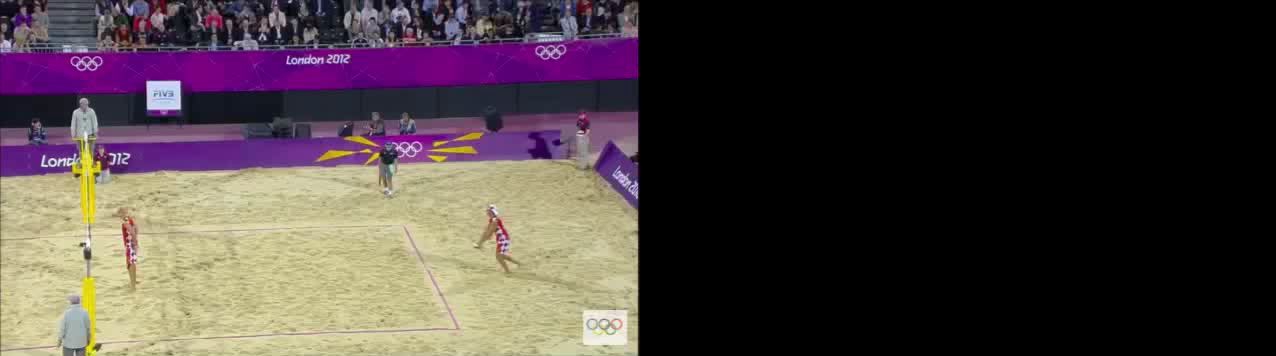
#> input picture frame 12 of testOpenCV/panorama.mov, 1276 x 356 px
$ python calcDistance.py   (Python 2 division)
#> lines starting #> are read from the running program, lines starting #| are printed output that depends on the picture; after the words box and inside, x2 and y2 are one past the last pixel; in counts of white or black regions, pixels touching at a corner belong together; pictures that were not available may be replaced by others from this repository, and a replacement may not be noted
import cv2
import cv2.cv as cv
import numpy as np
import numpy.linalg as la

def checkJump(firstPlayerPosList, secondPlayerPosList, playerIndex):
	# the initial idea to check jumping is to see every 20 frames
	# if the offset in y direction is above a certain threshold and in x direction is below a threshold,
	# consider it as a jump
	playerBeforePosX = firstPlayerPosList[playerIndex][0][0]
	playerAfterPosX = secondPlayerPosList[playerIndex][0][0]
	playerBeforePosY = firstPlayerPosList[playerIndex][0][1]
	playerAfterPosY = secondPlayerPosList[playerIndex][0][1]

	if playerIndex < 2:
		if playerBeforePosY - playerAfterPosY >= 14 and abs(playerBeforePosX - playerAfterPosX) <= 10:
			return True
	else:
		if playerBeforePosY - playerAfterPosY >= 25 and abs(playerBeforePosX - playerAfterPosX) <= 10:
		#if abs(playerbeforePosY - playerAfterPosY) >= 20:
			return True

	return False

def calculatePlayerDistancePerFrame(oldFramePos, newFramePos):
	distances = [0.0,0.0,0.0,0.0]
	normalValue = 8.0 / 200
	for index in range(0, 4):
		distance = normalValue * la.norm(oldFramePos[index][0] - newFramePos[index][0])
		distances[index] = distance
	return distances

if (__name__ == "__main__"):

	# params for ShiTomasi corner detection
	feature_params = dict( maxCorners = 100,
		qualityLevel = 0.3,
		minDistance = 7,
		blockSize = 7 )

	# Parameters for lucas kanade optical flow
	lk_params = dict( winSize  = (15,15),
		maxLevel = 2,
		criteria = (cv2.TERM_CRITERIA_EPS | cv2.TERM_CRITERIA_COUNT, 20, 0.03))

	# Create some random colors
	color = np.random.randint(0,255,(100,3))

	#need to be filled in
	playerPos = np.float32(np.array([[[91, 209]],[[152, 133]], [[309, 171]],[[538, 161]]]))
	playerPos = np.float32(np.array([[[91, 208]],[[152, 132]], [[309, 171]],[[536, 159]]]))

	jumpTrackingPos = np.float32(np.array([[[98, 63]],[[174.5, 60]], [[209, 80.5]],[[487.5, 207.5]]]))

	cap = cv2.VideoCapture('panorama.mov')
	_, frame = cap.read()
#> frame is the input picture: shape (356, 1276, 3); mean B, G, R 61.2, 61.5, 72

	capJump = cv2.VideoCapture('beachVolleyball1.mov')
	ret, frameJump = capJump.read()

	grayOld = cv2.cvtColor(frame, cv2.COLOR_BGR2GRAY)
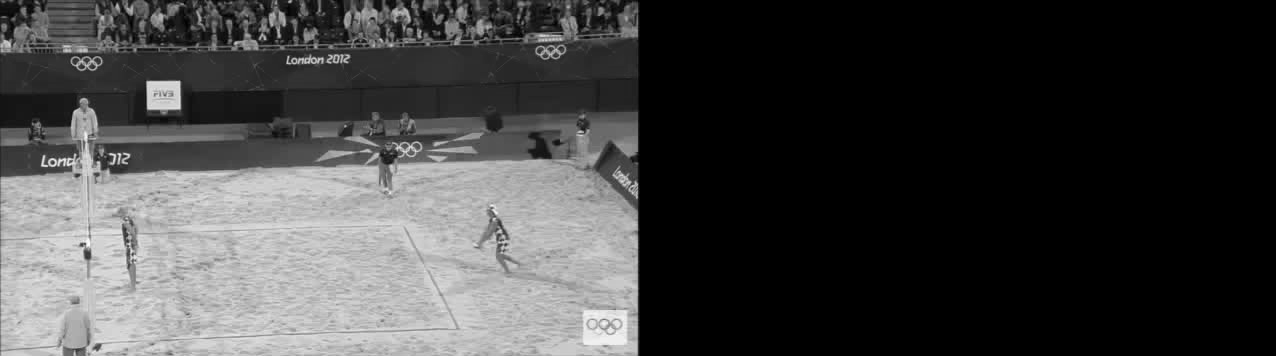
#> grayOld: shape (356, 1276); min 0, max 253, mean 64.6

	grayOldJump = cv2.cvtColor(frameJump, cv2.COLOR_BGR2GRAY)

	cumulatedDistances = [0.0, 0.0, 0.0, 0.0]

	frameIndex = 0
	jumpFlag = [False] * 4
	afterJumpCounter = [0] * 4
	checkJumpWindow = 28

	jumpTrackingPosList = []
	jumpTrackingPosList.append(jumpTrackingPos.copy())


	cumulatedJumps = [0, 0, 0, 0]

	dashBoard = cv2.imread('dashBoard.jpg')
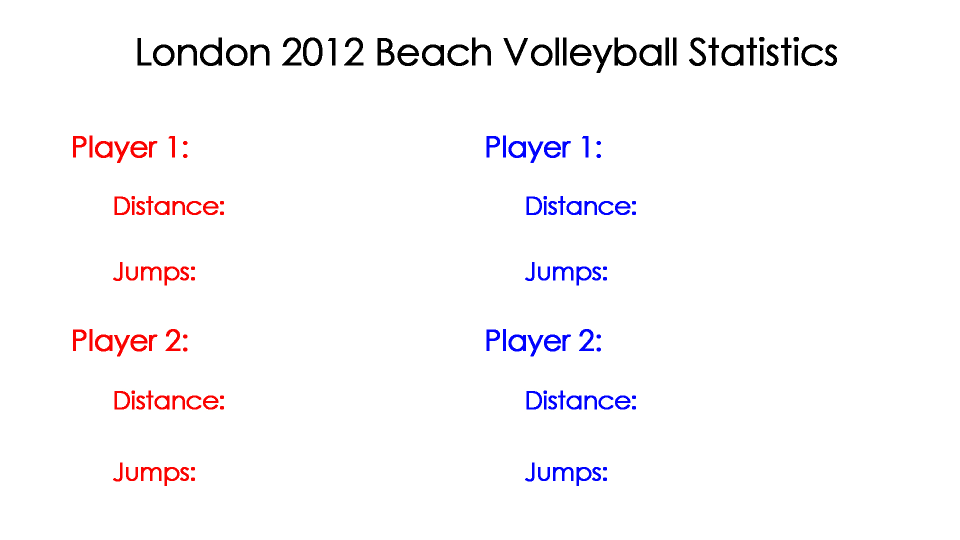
#> input picture dashBoard.jpg, 1920 x 1080 px (shown at 1/2 size)
#> dashBoard is the input picture: shape (1080, 1920, 3); mean B, G, R 250, 248.1, 250
	dashBoardOriginal = dashBoard.copy()
	height, width = dashBoard.shape[:2]
#> height = 1080; width = 1920
	fourcc = cv.CV_FOURCC('m', 'p', '4', 'v') # note the lower case
	video = cv2.VideoWriter('stats1.mov',fourcc,fps=59,frameSize=(width,height),isColor=1)
	orgList = [(480, 428), (480, 816), (1304, 428), (1304, 816)]
	orgListJump = [(420, 559), (420, 961), (1244, 559), (1244, 961)]
	fontFace = cv2.FONT_HERSHEY_SIMPLEX
	testCalcDistanceList = []

	while(_ and ret):
		_, frame = cap.read()
		ret, frameJump = capJump.read()

		if not _ or not ret:
			break

		grayNew = cv2.cvtColor(frame, cv2.COLOR_BGR2GRAY)
		grayNewJump = cv2.cvtColor(frameJump, cv2.COLOR_BGR2GRAY)

		# calculate new player position coordinates
		playerNewPos, st, err = cv2.calcOpticalFlowPyrLK(grayOld, grayNew, playerPos, None, **lk_params)
#> playerNewPos = [[91.03, 208], [152, 132], [308.9, 171], [536, 159]]; st = [1, 1, 1, 1]; err = [1.65, 0.206, 0.933, 1.01]
		jumpTrackingNewPos, st1, err1 = cv2.calcOpticalFlowPyrLK(grayOldJump, grayNewJump, jumpTrackingPos, None, **lk_params)
#> jumpTrackingNewPos = [[98, 63], [174.5, 60], [209, 80.5], [487.5, 207.5]]; st1 = [1, 1, 0, 1]; err1 = [0.381, 0, 7.41e-09, 1.08]

		goodOld = playerPos[st==1]
#> goodOld = [[91, 208], [152, 132], [309, 171], [536, 159]]
		goodNew = playerNewPos[st==1]
#> goodNew has the same summary as playerNewPos

		goodNewJump = jumpTrackingNewPos[st1==1]
#> goodNewJump = [[98, 63], [174.5, 60], [487.5, 207.5]]

		distances = calculatePlayerDistancePerFrame(goodOld, goodNew)
#> the loop in calculatePlayerDistancePerFrame, `for index in range(0, 4):` made 4 passes
#> distance on passes 1 to 4: 0.00134, 5e-05, 0.00296, 0.000278
#> after the loop in calculatePlayerDistancePerFrame, `for index in range(0, 4):`: distances = [0.00134, 5e-05, 0.00296, 0.000278]
#> distances = [0.00134, 5e-05, 0.00296, 0.000278]

		for playerIndex in range(0, 4):
			if frameIndex >= checkJumpWindow and jumpFlag[playerIndex] == False and afterJumpCounter[playerIndex] >= checkJumpWindow:
				jumpFlag[playerIndex] = checkJump(jumpTrackingPosList[frameIndex - checkJumpWindow], jumpTrackingPosList[frameIndex], playerIndex)
				if jumpFlag[playerIndex] == True:
					print 'player ' + str(playerIndex + 1) + ' jumps!!!'
					cumulatedJumps[playerIndex] += 1
					afterJumpCounter[playerIndex] = 0
					jumpFlag[playerIndex] = False

			if playerIndex < 2:
				cv2.putText(dashBoard, str(int(cumulatedJumps[playerIndex])),
					orgListJump[playerIndex], fontFace, 2.5, (0, 0, 255), 4)
			else:
				cv2.putText(dashBoard, str(int(cumulatedJumps[playerIndex])),
					orgListJump[playerIndex], fontFace, 2.5, (255, 0, 0), 4)
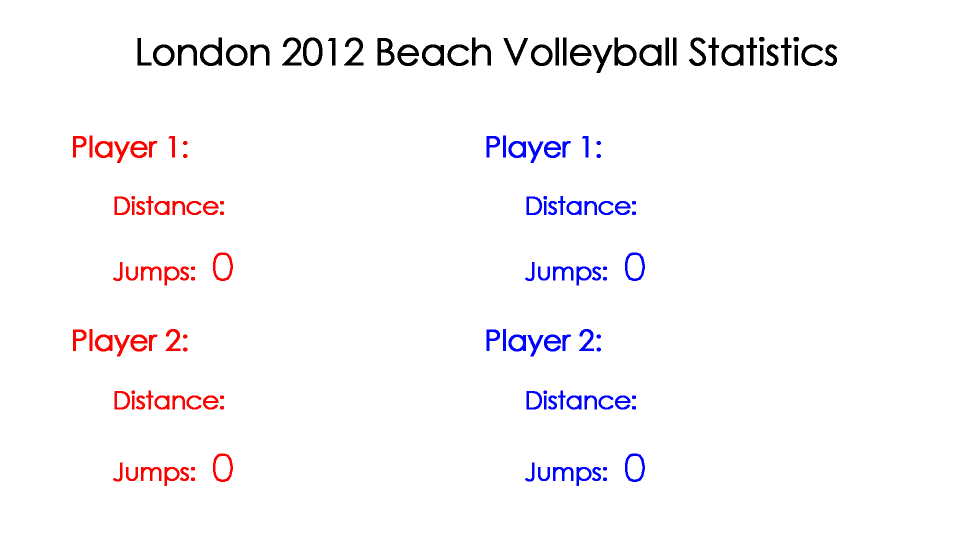
#> dashBoard: shape (1080, 1920, 3) (shown at 1/2 size); 0.14% of pixels changed, all inside (x1, y1, x2, y2) = (426, 505, 1290, 964)
#> after the loop, afterJumpCounter = [0, 0, 0, 0]; cumulatedJumps = [0, 0, 0, 0]; jumpFlag = [False, False, False, False]

		for index in range(0, 4):
			cumulatedDistances[index] += distances[index]
#> after the loop, cumulatedDistances = [0.00134, 5e-05, 0.00296, 0.000278]

		for index in range(0, 4):

			if index < 2:
				cv2.putText(dashBoard, str("{0:.1f}".format(cumulatedDistances[index])) + ' m',
					orgList[index], fontFace, 2.5, (0, 0, 255), 4)
			else:
				cv2.putText(dashBoard, str("{0:.1f}".format(cumulatedDistances[index])) + ' m',
					orgList[index], fontFace, 2.5, (255, 0, 0), 4)
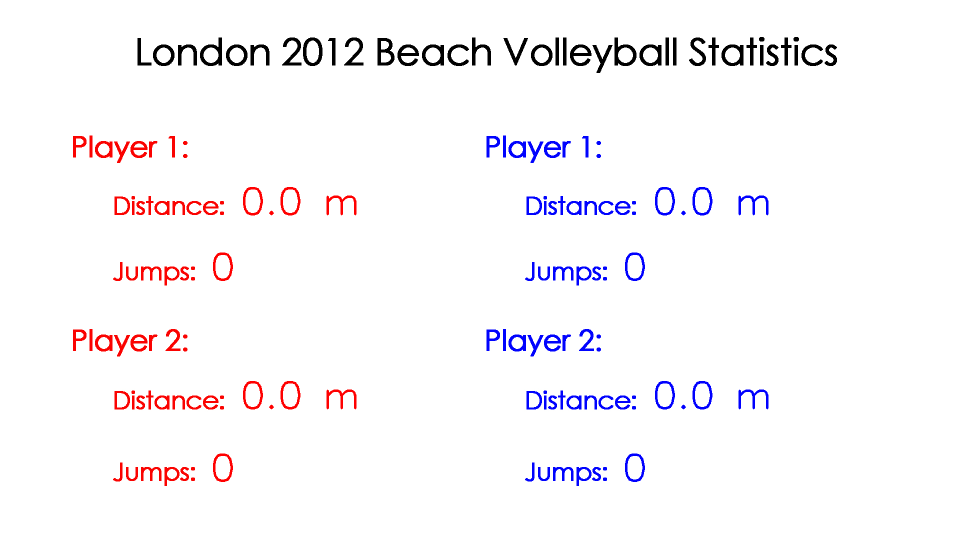
#> dashBoard: shape (1080, 1920, 3) (shown at 1/2 size); 0.44% of pixels changed, all inside (x1, y1, x2, y2) = (486, 374, 1537, 819)

		testCalcDistanceList.append(dashBoard.copy())
		video.write(dashBoard)
		dashBoard = dashBoardOriginal.copy()

		grayOld = grayNew.copy()
		grayOldJump = grayNewJump.copy()
		playerPos = goodNew.reshape(-1, 1, 2)
#> playerPos has the same summary as playerNewPos

		jumpTrackingPos = goodNewJump.reshape(-1, 1, 2)
#> jumpTrackingPos = [[98, 63], [174.5, 60], [487.5, 207.5]]

		jumpTrackingPosList.append(jumpTrackingNewPos.copy())
		frameIndex += 1
		afterJumpCounter = [ele + 1 for ele in afterJumpCounter]
#> afterJumpCounter = [1, 1, 1, 1]

	# for board in testCalcDistanceList:
	# 	video.write(board)

	cv2.destroyAllWindows()
	cap.release()
	pass

$ run again, starting later in the video
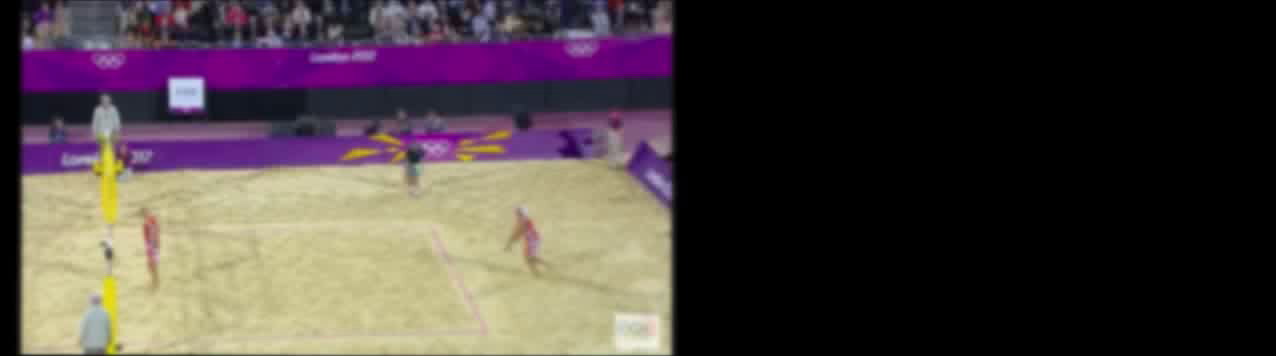
#> input picture frame 57 of testOpenCV/panorama.mov, 1276 x 356 px
#> frame is the input picture: shape (356, 1276, 3); mean B, G, R 62.6, 62.8, 73.6
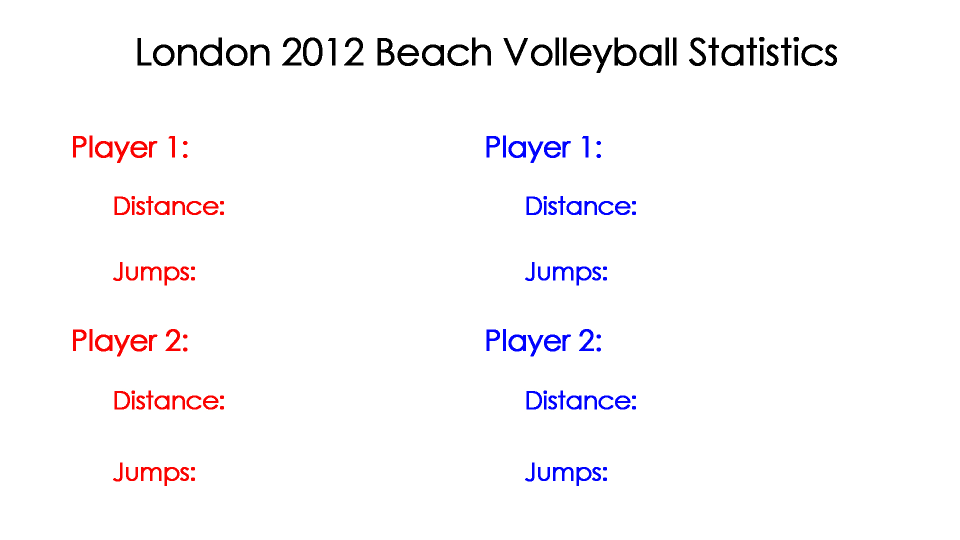
#> input picture dashBoard.jpg, 1920 x 1080 px (shown at 1/2 size)
#> dashBoard is the input picture: shape (1080, 1920, 3); mean B, G, R 250, 248.1, 250
#> `grayNew = cv2.cvtColor(frame, cv2.COLOR_BGR2GRAY)`:
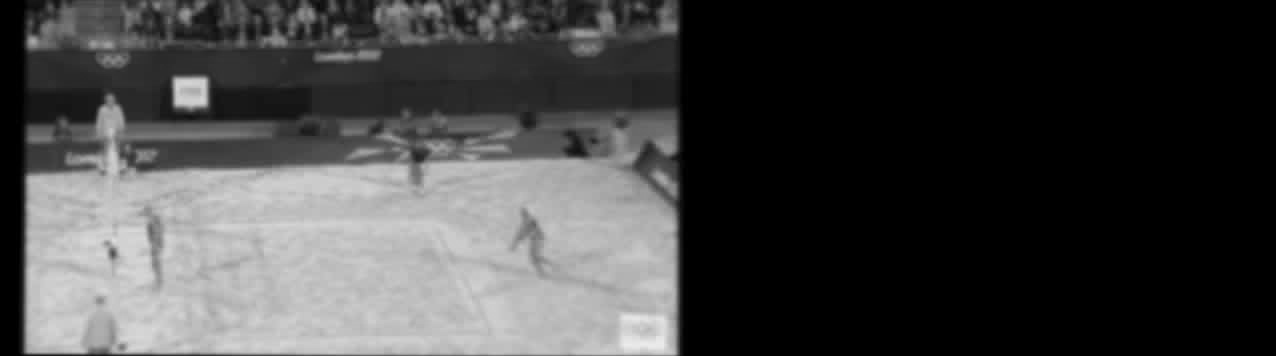
#> grayNew: shape (356, 1276); min 0, max 236, mean 66.3
#> playerNewPos = [[95, 206.9], [143.5, 131.4], [309.4, 170.5], [540, 158.5]]; st = [1, 1, 1, 1]; err = [2.39, 2.37, 2.63, 1.91]
#> jumpTrackingNewPos = [[102.5, 62.44], [179.1, 59.02], [213.4, 79.81], [491.4, 207.1]]; st1 = [1, 0, 1, 1]; err1 = [2.29, -2, 2.06, 1.34]
#> goodOld = [[91, 208], [152, 132], [309, 171], [536, 159]]
#> goodNew has the same summary as playerNewPos
#> goodNewJump = [[102.5, 62.44], [213.4, 79.81], [491.4, 207.1]]
#> the loop in calculatePlayerDistancePerFrame, `for index in range(0, 4):` made 4 passes
#> distance on passes 1 to 4: 0.16, 0.34, 0.0175, 0.161
#> after the loop in calculatePlayerDistancePerFrame, `for index in range(0, 4):`: distances = [0.16, 0.34, 0.0175, 0.161]
#> after the loop `for playerIndex in range(0, 4):`: afterJumpCounter = [0, 0, 0, 0]; jumpFlag = [False, False, False, False]
#> after the loop `for index in range(0, 4):`: cumulatedDistances = [0.16, 0.34, 0.0175, 0.161]
#> playerPos has the same summary as playerNewPos
#> jumpTrackingPos = [[102.5, 62.44], [213.4, 79.81], [491.4, 207.1]]
#> `afterJumpCounter = [ele + 1 for ele in afterJumpCounter]`: afterJumpCounter = [1, 1, 1, 1]
